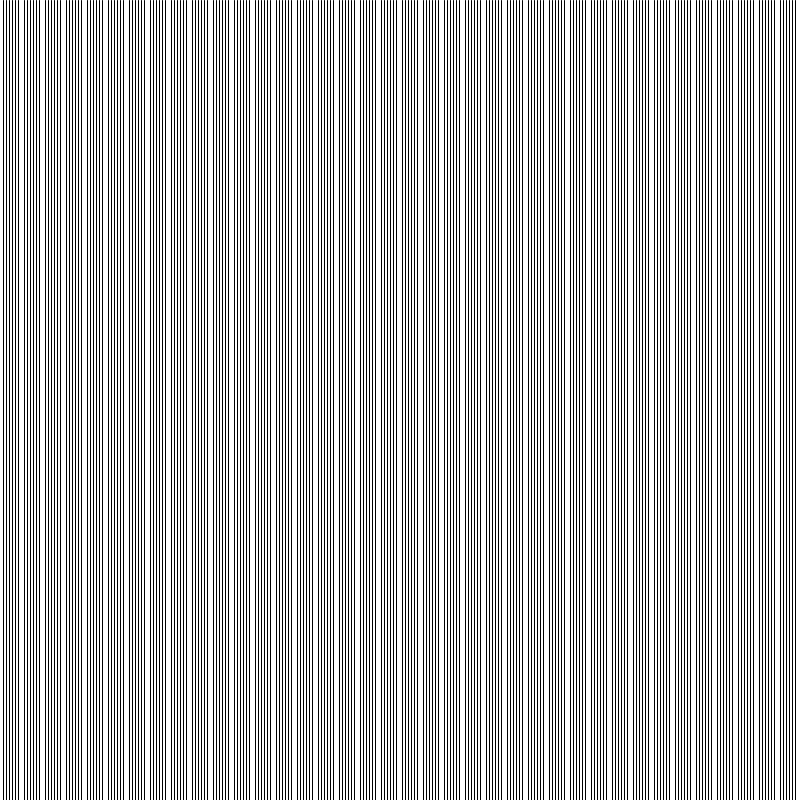
Frame 1 (no input)
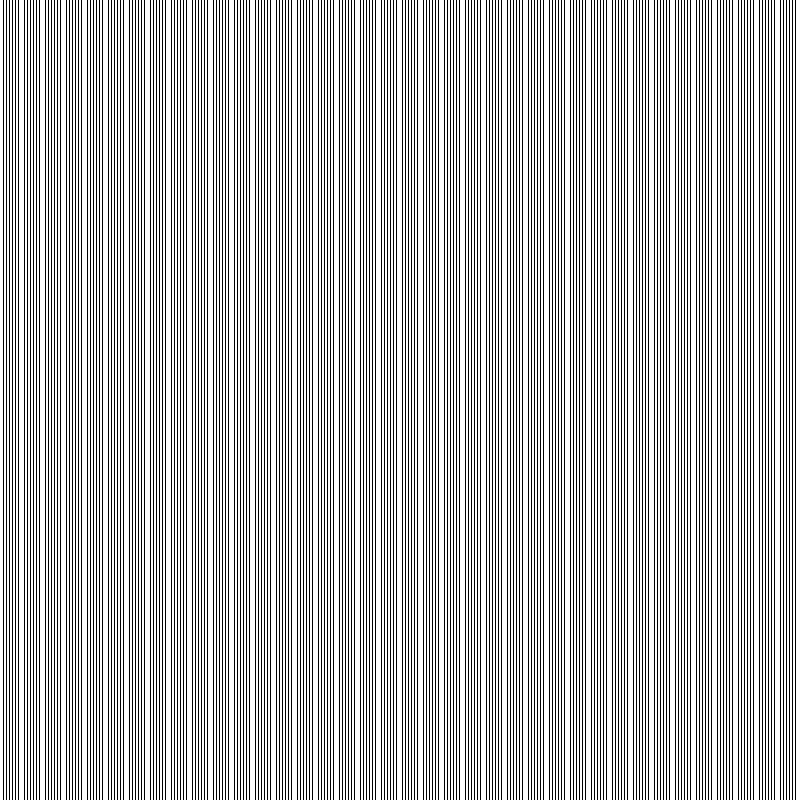
Frame 60 (the mouse pressed at the canvas centre just before this capture)
Frame 120 (the mouse held since frame 60 and released just before this capture): identical to frame 60, image omitted

The Processing sketch that drew these frames (run headless with seeded random() and noise(); from frame 60 on, the mouse is pressed at the canvas centre):

// Processing sketch: joken_line
// ── joken_line.pde
void setup() {
  size(800, 800);
  background(255, 255, 255);
  frameRate(20);
}

void draw() {
for(int i = 0; i < width; i++){
  if (i % 3 == 0 && i % 7 != 0)
  line(i, 0, i, height);
}}
